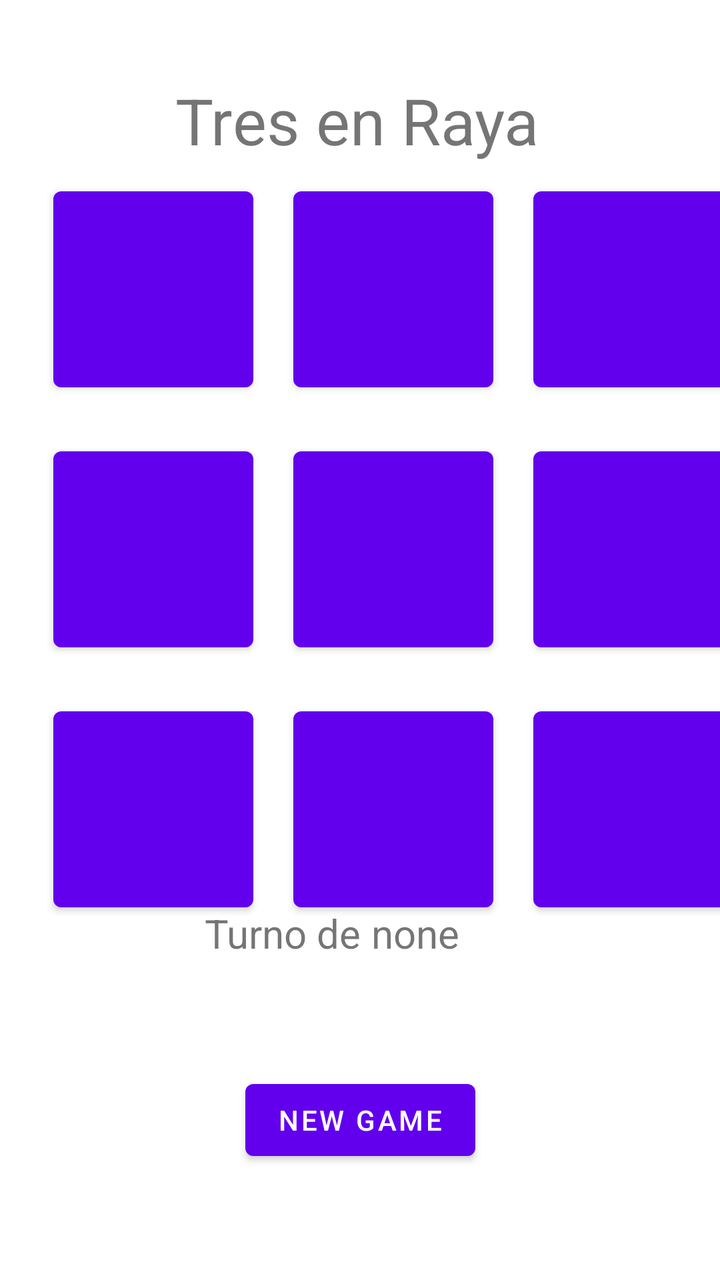
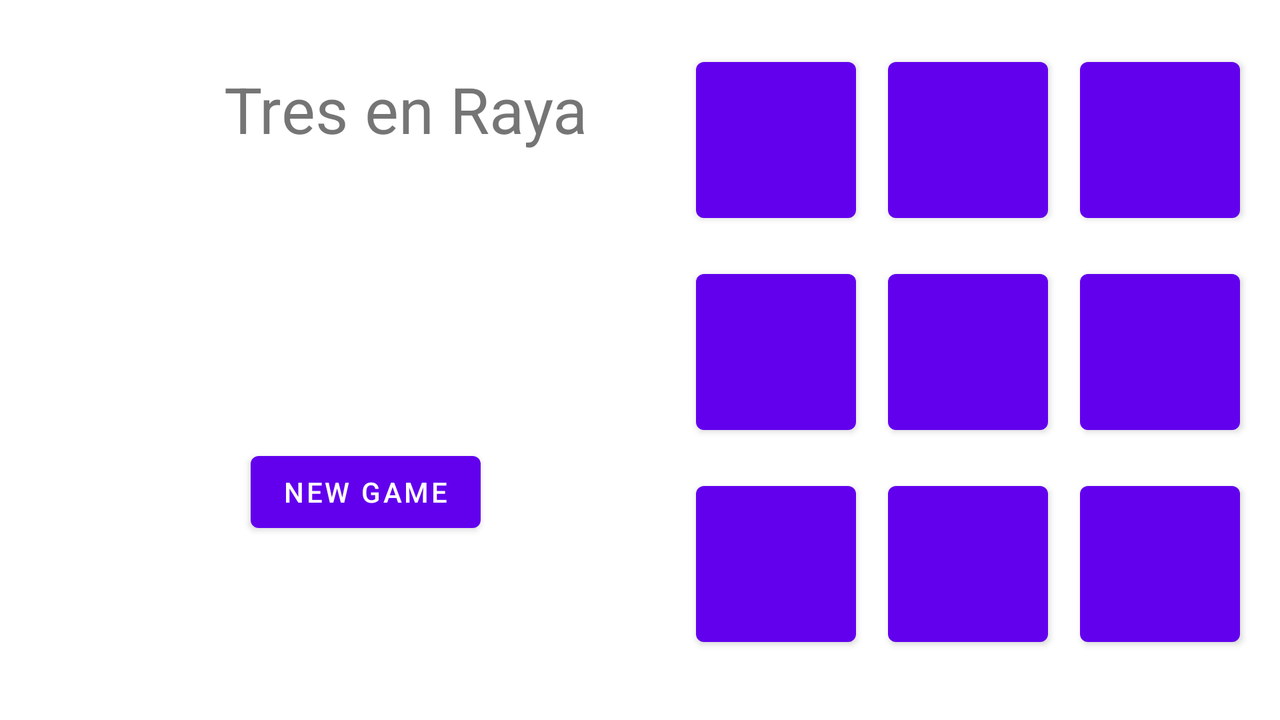

The same Android screen from two of the app's own layout files: first res/layout/ as a phone draws it, then the repository's variant for another configuration, drawn on a device whose configuration selects that folder. Both files follow.
<!-- AndroidManifest.xml: application theme Theme.TresEnRaya -->
<!-- res/layout/activity_main.xml -->
<?xml version="1.0" encoding="utf-8"?>
<androidx.constraintlayout.widget.ConstraintLayout xmlns:android="http://schemas.android.com/apk/res/android"
    xmlns:app="http://schemas.android.com/apk/res-auto"
    xmlns:tools="http://schemas.android.com/tools"
    android:layout_width="match_parent"
    android:layout_height="match_parent"
    tools:context=".MainActivity">

    <TextView
        android:id="@+id/textView"
        android:layout_width="wrap_content"
        android:layout_height="wrap_content"
        android:text="Tres en Raya"
        android:textSize="32sp"
        app:layout_constraintBottom_toBottomOf="parent"
        app:layout_constraintEnd_toEndOf="parent"
        app:layout_constraintHorizontal_bias="0.492"
        app:layout_constraintStart_toStartOf="parent"
        app:layout_constraintTop_toTopOf="parent"
        app:layout_constraintVertical_bias="0.065" />

    <Button
        android:id="@+id/button1"
        android:layout_width="100dp"
        android:layout_height="110dp"
        android:contentDescription="position1"
        app:layout_constraintBottom_toBottomOf="parent"
        app:layout_constraintEnd_toEndOf="parent"
        app:layout_constraintHorizontal_bias="0.103"
        app:layout_constraintStart_toStartOf="parent"
        app:layout_constraintTop_toTopOf="parent"
        app:layout_constraintVertical_bias="0.169"

        />

    <Button
        android:id="@+id/button2"
        android:layout_width="100dp"
        android:layout_height="110dp"
        android:layout_marginStart="20dp"
        android:contentDescription="position2"
        app:layout_constraintStart_toEndOf="@+id/button1"
        app:layout_constraintTop_toTopOf="@+id/button1"
        />

    <Button
        android:id="@+id/button3"
        android:layout_width="100dp"
        android:layout_height="110dp"
        android:layout_marginStart="20dp"
        android:contentDescription="position3"
        app:layout_constraintStart_toEndOf="@+id/button2"
        app:layout_constraintTop_toTopOf="@+id/button2" />

    <Button
        android:id="@+id/button4"
        android:layout_width="100dp"
        android:layout_height="110dp"
        android:layout_marginEnd="20dp"
        android:contentDescription="position4"
        app:layout_constraintBottom_toBottomOf="@+id/button5"
        app:layout_constraintEnd_toStartOf="@+id/button5" />

    <Button
        android:id="@+id/button5"
        android:layout_width="100dp"
        android:layout_height="110dp"
        android:layout_marginEnd="20dp"
        android:contentDescription="position5"
        app:layout_constraintBottom_toBottomOf="@+id/button6"
        app:layout_constraintEnd_toStartOf="@+id/button6" />

    <Button
        android:id="@+id/button6"
        android:layout_width="100dp"
        android:layout_height="110dp"
        android:layout_marginTop="20dp"
        android:contentDescription="position6"
        app:layout_constraintEnd_toEndOf="@+id/button3"
        app:layout_constraintTop_toBottomOf="@+id/button3" />

    <Button
        android:id="@+id/button7"
        android:layout_width="100dp"
        android:layout_height="110dp"
        android:layout_marginTop="20dp"
        android:contentDescription="position7"
        app:layout_constraintBottom_toBottomOf="parent"
        app:layout_constraintStart_toStartOf="@+id/button4"
        app:layout_constraintTop_toBottomOf="@+id/button4"
        app:layout_constraintVertical_bias="0.0" />

    <Button
        android:id="@+id/button8"
        android:layout_width="100dp"
        android:layout_height="110dp"
        android:layout_marginStart="20dp"
        android:contentDescription="position8"
        app:layout_constraintBottom_toBottomOf="@+id/button7"
        app:layout_constraintStart_toEndOf="@+id/button7" />

    <Button
        android:id="@+id/button9"
        android:layout_width="100dp"
        android:layout_height="110dp"
        android:layout_marginStart="20dp"
        android:contentDescription="position9"
        app:layout_constraintBottom_toBottomOf="@+id/button8"
        app:layout_constraintEnd_toEndOf="parent"
        app:layout_constraintHorizontal_bias="0.025"
        app:layout_constraintStart_toEndOf="@+id/button8" />

    <TextView
        android:id="@+id/text1"
        android:layout_width="wrap_content"
        android:layout_height="wrap_content"
        android:layout_marginBottom="160dp"
        android:text="Turno de "
        android:textSize="20sp"
        app:layout_constraintBottom_toBottomOf="parent"
        app:layout_constraintEnd_toEndOf="parent"
        app:layout_constraintHorizontal_bias="0.37"
        app:layout_constraintStart_toStartOf="parent"
        app:layout_constraintTop_toBottomOf="@+id/button7"
        app:layout_constraintVertical_bias="1.0" />

    <TextView
        android:id="@+id/turntxt"
        android:layout_width="wrap_content"
        android:layout_height="wrap_content"
        android:text="none"
        android:textSize="20sp"
        app:layout_constraintStart_toEndOf="@+id/text1"
        app:layout_constraintTop_toTopOf="@+id/text1" />

    <Button
        android:id="@+id/reset"
        android:layout_width="wrap_content"
        android:layout_height="wrap_content"
        android:text="New Game"
        app:layout_constraintBottom_toBottomOf="parent"
        app:layout_constraintEnd_toEndOf="parent"
        app:layout_constraintStart_toStartOf="parent"
        app:layout_constraintTop_toBottomOf="@+id/text1" />

</androidx.constraintlayout.widget.ConstraintLayout>
<!-- resources referenced by this layout -->
<resources>
  <style name="Theme.TresEnRaya" parent="Theme.MaterialComponents.DayNight.DarkActionBar">
          
          <item name="colorPrimary">@color/purple_500</item>
          <item name="colorPrimaryVariant">@color/purple_700</item>
          <item name="colorOnPrimary">@color/white</item>
          
          <item name="colorSecondary">@color/teal_200</item>
          <item name="colorSecondaryVariant">@color/teal_700</item>
          <item name="colorOnSecondary">@color/white</item>
          
          <item name="android:statusBarColor" tools:targetApi="l">?attr/colorPrimaryVariant</item>
          
      </style>
  <color name="purple_500">#FF6200EE</color>
  <color name="purple_700">#FF3700B3</color>
  <color name="white">#FFFFFFFF</color>
  <color name="teal_200">#FF03DAC5</color>
  <color name="teal_700">#FF018786</color>
</resources>
<!-- res/layout-land/activity_main.xml (the repository's variant of the layout above) -->
<!-- drawn on the phone turned sideways -->
<?xml version="1.0" encoding="utf-8"?>
<androidx.constraintlayout.widget.ConstraintLayout xmlns:android="http://schemas.android.com/apk/res/android"
    xmlns:app="http://schemas.android.com/apk/res-auto"
    xmlns:tools="http://schemas.android.com/tools"
    android:layout_width="match_parent"
    android:layout_height="match_parent"
    tools:context=".MainActivity">

    <TextView
        android:id="@+id/textView"
        android:layout_width="wrap_content"
        android:layout_height="wrap_content"
        android:layout_marginStart="96dp"
        android:layout_marginTop="8dp"
        android:text="Tres en Raya"
        android:textSize="32sp"
        app:layout_constraintBottom_toBottomOf="parent"
        app:layout_constraintEnd_toStartOf="@+id/guideline3"
        app:layout_constraintHorizontal_bias="0.0"
        app:layout_constraintStart_toStartOf="@+id/guideline2"
        app:layout_constraintTop_toTopOf="@+id/guideline4"
        app:layout_constraintVertical_bias="0.0" />

    <Button
        android:id="@+id/button1"
        android:layout_width="80dp"
        android:layout_height="90dp"

        android:layout_marginStart="332dp"
        android:contentDescription="position1"
        android:foregroundGravity="center"
        app:layout_constraintStart_toStartOf="@+id/guideline2"
        app:layout_constraintTop_toTopOf="@+id/guideline4" />

    <Button
        android:id="@+id/button2"
        android:layout_width="80dp"
        android:layout_height="90dp"
        android:layout_marginStart="16dp"
        android:contentDescription="position2"
        android:foregroundGravity="center"
        app:layout_constraintBottom_toBottomOf="@+id/button1"
        app:layout_constraintStart_toEndOf="@+id/button1" />

    <Button
        android:id="@+id/button3"
        android:layout_width="80dp"
        android:layout_height="90dp"
        android:layout_marginStart="16dp"
        android:contentDescription="position3"
        android:foregroundGravity="center"
        app:layout_constraintBottom_toBottomOf="@+id/button2"
        app:layout_constraintStart_toEndOf="@+id/button2" />

    <Button
        android:id="@+id/button4"
        android:layout_width="80dp"
        android:layout_height="90dp"
        android:layout_marginTop="16dp"
        android:contentDescription="position4"
        android:foregroundGravity="center"
        app:layout_constraintStart_toStartOf="@+id/button1"
        app:layout_constraintTop_toBottomOf="@+id/button1" />

    <Button
        android:id="@+id/button5"
        android:layout_width="80dp"
        android:layout_height="90dp"
        android:layout_marginStart="16dp"
        android:contentDescription="position5"
        android:foregroundGravity="center"
        app:layout_constraintBottom_toBottomOf="@+id/button4"
        app:layout_constraintStart_toEndOf="@+id/button4" />

    <Button
        android:id="@+id/button6"
        android:layout_width="80dp"
        android:layout_height="90dp"
        android:layout_marginStart="16dp"
        android:contentDescription="position6"
        android:foregroundGravity="center"
        app:layout_constraintBottom_toBottomOf="@+id/button5"
        app:layout_constraintStart_toEndOf="@+id/button5" />

    <Button
        android:id="@+id/button7"
        android:layout_width="80dp"
        android:layout_height="90dp"
        android:layout_marginTop="16dp"
        android:contentDescription="position7"
        android:foregroundGravity="center"
        app:layout_constraintStart_toStartOf="@+id/button4"
        app:layout_constraintTop_toBottomOf="@+id/button4" />

    <Button
        android:id="@+id/button8"
        android:layout_width="80dp"
        android:layout_height="90dp"
        android:layout_marginStart="16dp"
        android:contentDescription="position8"
        android:foregroundGravity="center"
        app:layout_constraintBottom_toBottomOf="@+id/button7"
        app:layout_constraintStart_toEndOf="@+id/button7" />

    <Button
        android:id="@+id/button9"
        android:layout_width="80dp"
        android:layout_height="90dp"
        android:layout_marginStart="16dp"
        android:contentDescription="position9"
        android:foregroundGravity="center"
        app:layout_constraintBottom_toBottomOf="@+id/button8"
        app:layout_constraintStart_toEndOf="@+id/button8" />

    <TextView
        android:id="@+id/turntxt"
        android:layout_width="wrap_content"
        android:layout_height="wrap_content"
        android:layout_marginTop="552dp"
        android:text="-"
        android:textSize="20sp"
        app:layout_constraintBottom_toTopOf="@+id/reset"
        app:layout_constraintEnd_toStartOf="@+id/guideline3"
        app:layout_constraintHorizontal_bias="0.498"
        app:layout_constraintStart_toStartOf="@+id/guideline2"
        app:layout_constraintTop_toTopOf="parent"
        app:layout_constraintVertical_bias="0.163" />

    <Button
        android:id="@+id/reset"
        android:layout_width="wrap_content"
        android:layout_height="wrap_content"
        android:text="New Game"
        app:layout_constraintBottom_toBottomOf="parent"
        app:layout_constraintEnd_toStartOf="@+id/guideline3"
        app:layout_constraintHorizontal_bias="0.222"
        app:layout_constraintStart_toStartOf="@+id/guideline2"
        app:layout_constraintTop_toTopOf="@+id/guideline4"
        app:layout_constraintVertical_bias="0.686" />

    <androidx.constraintlayout.widget.Guideline
        android:id="@+id/guideline2"
        android:layout_width="wrap_content"
        android:layout_height="wrap_content"
        android:orientation="vertical"
        app:layout_constraintGuide_begin="16dp" />

    <androidx.constraintlayout.widget.Guideline
        android:id="@+id/guideline3"
        android:layout_width="0dp"
        android:layout_height="wrap_content"
        android:foregroundGravity="right|center_horizontal"
        android:orientation="vertical"
        app:layout_constraintGuide_end="16dp" />

    <androidx.constraintlayout.widget.Guideline
        android:id="@+id/guideline4"
        android:layout_width="wrap_content"
        android:layout_height="wrap_content"
        android:orientation="horizontal"
        app:layout_constraintGuide_begin="25dp" />

</androidx.constraintlayout.widget.ConstraintLayout>
